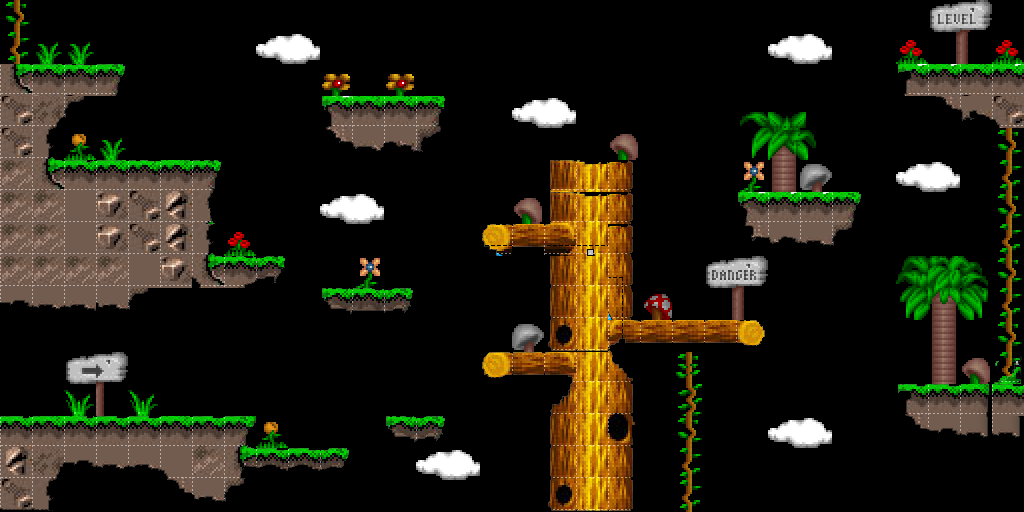

A 2D game scene composited from a Tiled map and its tileset images. What follows is a short description and the map's XML, with each tile layer's data collapsed to a summary:
An orthogonal 32x16 tile map with 32x32 px tiles, 2 tile layers (fillLayer, touchLayer), 2 tilesets.

<map version="1.0" orientation="orthogonal" renderorder="right-up" width="32" height="16" tilewidth="32" tileheight="32">
 <tileset firstgid="1" name="002" tilewidth="32" tileheight="32" spacing="2" margin="2">
  <image source="002.png" width="640" height="400" />
 </tileset>
 <tileset firstgid="199" name="001" tilewidth="32" tileheight="32">
  <image source="001.png" width="1025" height="713" />
  <tile id="416">
   <properties>
    <property name="isCanTouch" value="true" />
   </properties>
  </tile>
  <tile id="417">
   <properties>
    <property name="isCanTouch" value="true" />
   </properties>
  </tile>
  <tile id="418">
   <properties>
    <property name="isCanTouch" value="true" />
   </properties>
  </tile>
  <tile id="419">
   <properties>
    <property name="isCanTouch" value="true" />
   </properties>
  </tile>
  <tile id="420">
   <properties>
    <property name="isCanTouch" value="true" />
   </properties>
  </tile>
  <tile id="421">
   <properties>
    <property name="isCanTouch" value="true" />
   </properties>
  </tile>
  <tile id="422">
   <properties>
    <property name="isCanTouch" value="true" />
   </properties>
  </tile>
  <tile id="423">
   <properties>
    <property name="isCanTouch" value="true" />
   </properties>
  </tile>
  <tile id="456">
   <properties>
    <property name="isCanTouch" value="true" />
   </properties>
  </tile>
  <tile id="457">
   <properties>
    <property name="isCanTouch" value="true" />
   </properties>
  </tile>
 </tileset>
 <layer name="fillLayer" width="32" height="16">
  <data>[512 cells, 163 non-empty, 97 distinct tile ids]</data>
 </layer>
 <layer name="touchLayer" width="32" height="16">
  <data>[512 cells, 58 non-empty, 48 distinct tile ids]</data>
 </layer>
</map>
